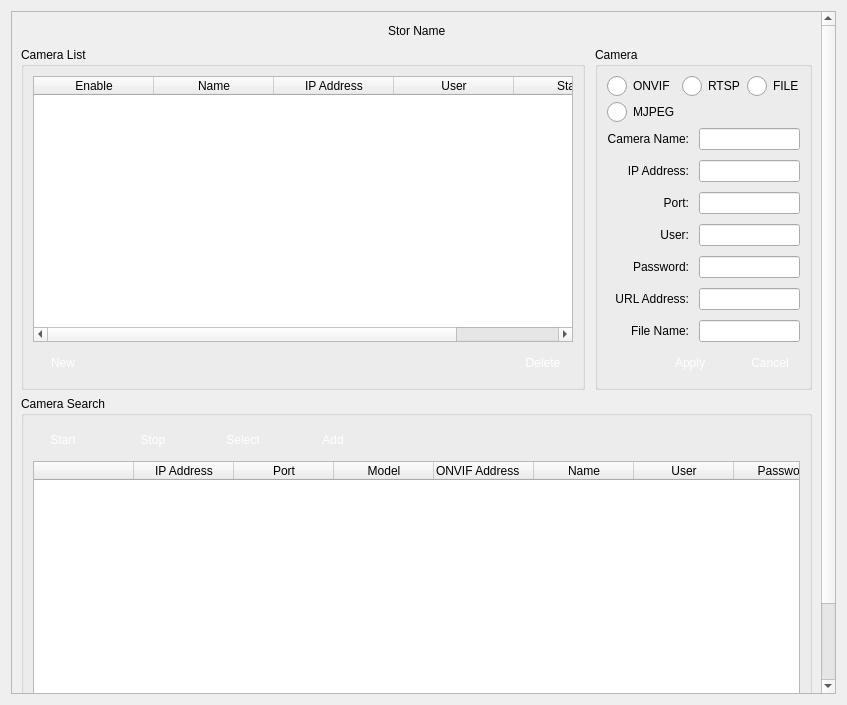
<?xml version="1.0" encoding="UTF-8"?>
<ui version="4.0">
 <class>VidCamAdd</class>
 <widget class="QWidget" name="VidCamAdd">
  <property name="geometry">
   <rect>
    <x>0</x>
    <y>0</y>
    <width>847</width>
    <height>705</height>
   </rect>
  </property>
  <property name="minimumSize">
   <size>
    <width>0</width>
    <height>0</height>
   </size>
  </property>
  <property name="maximumSize">
   <size>
    <width>16777215</width>
    <height>16777215</height>
   </size>
  </property>
  <property name="windowTitle">
   <string>Form</string>
  </property>
  <property name="styleSheet">
   <string notr="true"/>
  </property>
  <layout class="QVBoxLayout" name="verticalLayout_3">
   <item>
    <widget class="QScrollArea" name="scrollArea">
     <property name="widgetResizable">
      <bool>true</bool>
     </property>
     <widget class="QWidget" name="scrollAreaWidgetContents">
      <property name="geometry">
       <rect>
        <x>0</x>
        <y>0</y>
        <width>810</width>
        <height>756</height>
       </rect>
      </property>
      <layout class="QVBoxLayout" name="verticalLayout_5">
       <item>
        <layout class="QHBoxLayout" name="horizontalLayout_2">
         <item>
          <spacer name="horizontalSpacer">
           <property name="orientation">
            <enum>Qt::Horizontal</enum>
           </property>
           <property name="sizeHint" stdset="0">
            <size>
             <width>40</width>
             <height>20</height>
            </size>
           </property>
          </spacer>
         </item>
         <item>
          <widget class="QLabel" name="storName">
           <property name="text">
            <string>Stor Name</string>
           </property>
          </widget>
         </item>
         <item>
          <spacer name="horizontalSpacer_4">
           <property name="orientation">
            <enum>Qt::Horizontal</enum>
           </property>
           <property name="sizeHint" stdset="0">
            <size>
             <width>40</width>
             <height>20</height>
            </size>
           </property>
          </spacer>
         </item>
        </layout>
       </item>
       <item>
        <layout class="QHBoxLayout" name="horizontalLayout">
         <property name="spacing">
          <number>10</number>
         </property>
         <item>
          <widget class="QGroupBox" name="groupBox">
           <property name="title">
            <string>Camera List</string>
           </property>
           <layout class="QVBoxLayout" name="verticalLayout_2">
            <item>
             <widget class="QTableWidget" name="tableWidget">
              <property name="layoutDirection">
               <enum>Qt::LeftToRight</enum>
              </property>
              <property name="sizeAdjustPolicy">
               <enum>QAbstractScrollArea::AdjustToContents</enum>
              </property>
              <property name="editTriggers">
               <set>QAbstractItemView::NoEditTriggers</set>
              </property>
              <property name="selectionMode">
               <enum>QAbstractItemView::SingleSelection</enum>
              </property>
              <property name="selectionBehavior">
               <enum>QAbstractItemView::SelectRows</enum>
              </property>
              <property name="textElideMode">
               <enum>Qt::ElideMiddle</enum>
              </property>
              <property name="verticalScrollMode">
               <enum>QAbstractItemView::ScrollPerItem</enum>
              </property>
              <property name="horizontalScrollMode">
               <enum>QAbstractItemView::ScrollPerItem</enum>
              </property>
              <property name="gridStyle">
               <enum>Qt::SolidLine</enum>
              </property>
              <property name="sortingEnabled">
               <bool>false</bool>
              </property>
              <property name="wordWrap">
               <bool>false</bool>
              </property>
              <property name="cornerButtonEnabled">
               <bool>false</bool>
              </property>
              <property name="columnCount">
               <number>5</number>
              </property>
              <attribute name="horizontalHeaderVisible">
               <bool>true</bool>
              </attribute>
              <attribute name="horizontalHeaderCascadingSectionResizes">
               <bool>false</bool>
              </attribute>
              <attribute name="horizontalHeaderDefaultSectionSize">
               <number>120</number>
              </attribute>
              <attribute name="horizontalHeaderHighlightSections">
               <bool>true</bool>
              </attribute>
              <attribute name="horizontalHeaderMinimumSectionSize">
               <number>50</number>
              </attribute>
              <attribute name="horizontalHeaderStretchLastSection">
               <bool>true</bool>
              </attribute>
              <attribute name="verticalHeaderVisible">
               <bool>true</bool>
              </attribute>
              <attribute name="verticalHeaderHighlightSections">
               <bool>true</bool>
              </attribute>
              <attribute name="verticalHeaderStretchLastSection">
               <bool>false</bool>
              </attribute>
              <column>
               <property name="text">
                <string>Enable</string>
               </property>
              </column>
              <column>
               <property name="text">
                <string>Name</string>
               </property>
              </column>
              <column>
               <property name="text">
                <string>IP Address</string>
               </property>
              </column>
              <column>
               <property name="text">
                <string>User</string>
               </property>
              </column>
              <column>
               <property name="text">
                <string>Status</string>
               </property>
              </column>
             </widget>
            </item>
            <item>
             <layout class="QGridLayout" name="gridLayout_3">
              <property name="horizontalSpacing">
               <number>20</number>
              </property>
              <property name="verticalSpacing">
               <number>0</number>
              </property>
              <item row="0" column="3">
               <widget class="QPushButton" name="pbDelete">
                <property name="minimumSize">
                 <size>
                  <width>60</width>
                  <height>30</height>
                 </size>
                </property>
                <property name="maximumSize">
                 <size>
                  <width>60</width>
                  <height>30</height>
                 </size>
                </property>
                <property name="styleSheet">
                 <string notr="true">QPushButton { 
border:none;
color:white;
background-image: url(:/action/resources/button.png);}
QPushButton:hover {
	background-image: url(:/action/resources/buttonpress.png);}
QPushButton:pressed {
	background-image: url(:/action/resources/button.png);}</string>
                </property>
                <property name="text">
                 <string>Delete</string>
                </property>
                <property name="iconSize">
                 <size>
                  <width>60</width>
                  <height>40</height>
                 </size>
                </property>
               </widget>
              </item>
              <item row="0" column="1">
               <widget class="QPushButton" name="pbNew">
                <property name="minimumSize">
                 <size>
                  <width>60</width>
                  <height>30</height>
                 </size>
                </property>
                <property name="maximumSize">
                 <size>
                  <width>60</width>
                  <height>30</height>
                 </size>
                </property>
                <property name="styleSheet">
                 <string notr="true">QPushButton { 
border:none;
color:white;
background-image: url(:/action/resources/button.png);}
QPushButton:hover {
	background-image: url(:/action/resources/buttonpress.png);}
QPushButton:pressed {
	background-image: url(:/action/resources/button.png);}</string>
                </property>
                <property name="text">
                 <string>New</string>
                </property>
                <property name="iconSize">
                 <size>
                  <width>60</width>
                  <height>40</height>
                 </size>
                </property>
               </widget>
              </item>
              <item row="0" column="2">
               <spacer name="horizontalSpacer_3">
                <property name="orientation">
                 <enum>Qt::Horizontal</enum>
                </property>
                <property name="sizeHint" stdset="0">
                 <size>
                  <width>40</width>
                  <height>20</height>
                 </size>
                </property>
               </spacer>
              </item>
             </layout>
            </item>
           </layout>
          </widget>
         </item>
         <item>
          <widget class="QGroupBox" name="groupBox_2">
           <property name="title">
            <string>Camera</string>
           </property>
           <layout class="QVBoxLayout" name="verticalLayout">
            <item>
             <layout class="QGridLayout" name="gridLayout_4">
              <item row="0" column="3">
               <widget class="QRadioButton" name="radioButtonFile">
                <property name="styleSheet">
                 <string notr="true">QRadioButton::indicator {
    width: 20px;
    height: 20px;
}

QRadioButton::indicator::unchecked {
    image: url(:/action/resources/radiobutton_unchecked.png);
}

QRadioButton::indicator:unchecked:hover {
    image: url(:/action/resources/radiobutton_unchecked_hover.png);
}

QRadioButton::indicator:unchecked:pressed {
    image: url(:/action/resources/radiobutton_unchecked_pressed.png);
}

QRadioButton::indicator::checked {
    image: url(:/action/resources/radiobutton_checked.png);
}

QRadioButton::indicator:checked:hover {
    image: url(:/action/resources/radiobutton_checked_hover.png);
}

QRadioButton::indicator:checked:pressed {
    image: url(:/action/resources/radiobutton_checked_pressed.png);
}</string>
                </property>
                <property name="text">
                 <string>FILE</string>
                </property>
               </widget>
              </item>
              <item row="0" column="1">
               <widget class="QRadioButton" name="radioButtonOnvif">
                <property name="styleSheet">
                 <string notr="true">QRadioButton::indicator {
    width: 20px;
    height: 20px;
}

QRadioButton::indicator::unchecked {
    image: url(:/action/resources/radiobutton_unchecked.png);
}

QRadioButton::indicator:unchecked:hover {
    image: url(:/action/resources/radiobutton_unchecked_hover.png);
}

QRadioButton::indicator:unchecked:pressed {
    image: url(:/action/resources/radiobutton_unchecked_pressed.png);
}

QRadioButton::indicator::checked {
    image: url(:/action/resources/radiobutton_checked.png);
}

QRadioButton::indicator:checked:hover {
    image: url(:/action/resources/radiobutton_checked_hover.png);
}

QRadioButton::indicator:checked:pressed {
    image: url(:/action/resources/radiobutton_checked_pressed.png);
}</string>
                </property>
                <property name="text">
                 <string>ONVIF</string>
                </property>
               </widget>
              </item>
              <item row="0" column="2">
               <widget class="QRadioButton" name="radioButtonRtsp">
                <property name="styleSheet">
                 <string notr="true">QRadioButton::indicator {
    width: 20px;
    height: 20px;
}

QRadioButton::indicator::unchecked {
    image: url(:/action/resources/radiobutton_unchecked.png);
}

QRadioButton::indicator:unchecked:hover {
    image: url(:/action/resources/radiobutton_unchecked_hover.png);
}

QRadioButton::indicator:unchecked:pressed {
    image: url(:/action/resources/radiobutton_unchecked_pressed.png);
}

QRadioButton::indicator::checked {
    image: url(:/action/resources/radiobutton_checked.png);
}

QRadioButton::indicator:checked:hover {
    image: url(:/action/resources/radiobutton_checked_hover.png);
}

QRadioButton::indicator:checked:pressed {
    image: url(:/action/resources/radiobutton_checked_pressed.png);
}</string>
                </property>
                <property name="text">
                 <string>RTSP</string>
                </property>
               </widget>
              </item>
              <item row="1" column="1">
               <widget class="QRadioButton" name="radioButtonMJPEG">
                <property name="styleSheet">
                 <string notr="true">QRadioButton::indicator {
    width: 20px;
    height: 20px;
}

QRadioButton::indicator::unchecked {
    image: url(:/action/resources/radiobutton_unchecked.png);
}

QRadioButton::indicator:unchecked:hover {
    image: url(:/action/resources/radiobutton_unchecked_hover.png);
}

QRadioButton::indicator:unchecked:pressed {
    image: url(:/action/resources/radiobutton_unchecked_pressed.png);
}

QRadioButton::indicator::checked {
    image: url(:/action/resources/radiobutton_checked.png);
}

QRadioButton::indicator:checked:hover {
    image: url(:/action/resources/radiobutton_checked_hover.png);
}

QRadioButton::indicator:checked:pressed {
    image: url(:/action/resources/radiobutton_checked_pressed.png);
}</string>
                </property>
                <property name="text">
                 <string>MJPEG</string>
                </property>
               </widget>
              </item>
             </layout>
            </item>
            <item>
             <layout class="QGridLayout" name="gridLayout">
              <property name="topMargin">
               <number>0</number>
              </property>
              <property name="spacing">
               <number>10</number>
              </property>
              <item row="8" column="1">
               <widget class="QLineEdit" name="lineEditRtspAddr">
                <property name="maximumSize">
                 <size>
                  <width>300</width>
                  <height>16777215</height>
                 </size>
                </property>
               </widget>
              </item>
              <item row="4" column="0">
               <widget class="QLabel" name="labelIP_2">
                <property name="text">
                 <string>IP Address:</string>
                </property>
                <property name="alignment">
                 <set>Qt::AlignRight|Qt::AlignTrailing|Qt::AlignVCenter</set>
                </property>
               </widget>
              </item>
              <item row="10" column="1">
               <widget class="QLineEdit" name="lineEditFile">
                <property name="maximumSize">
                 <size>
                  <width>300</width>
                  <height>16777215</height>
                 </size>
                </property>
               </widget>
              </item>
              <item row="10" column="0">
               <widget class="QLabel" name="labelName_4">
                <property name="text">
                 <string>File Name:</string>
                </property>
                <property name="alignment">
                 <set>Qt::AlignRight|Qt::AlignTrailing|Qt::AlignVCenter</set>
                </property>
               </widget>
              </item>
              <item row="8" column="0">
               <widget class="QLabel" name="labelName_3">
                <property name="text">
                 <string>URL Address:</string>
                </property>
                <property name="alignment">
                 <set>Qt::AlignRight|Qt::AlignTrailing|Qt::AlignVCenter</set>
                </property>
               </widget>
              </item>
              <item row="5" column="0">
               <widget class="QLabel" name="labelPort_2">
                <property name="text">
                 <string>Port:</string>
                </property>
                <property name="alignment">
                 <set>Qt::AlignRight|Qt::AlignTrailing|Qt::AlignVCenter</set>
                </property>
               </widget>
              </item>
              <item row="5" column="1">
               <widget class="QLineEdit" name="lineEditPort">
                <property name="maximumSize">
                 <size>
                  <width>300</width>
                  <height>16777215</height>
                 </size>
                </property>
               </widget>
              </item>
              <item row="7" column="1">
               <widget class="QLineEdit" name="lineEditPassword">
                <property name="maximumSize">
                 <size>
                  <width>300</width>
                  <height>16777215</height>
                 </size>
                </property>
               </widget>
              </item>
              <item row="3" column="0">
               <widget class="QLabel" name="labelName">
                <property name="text">
                 <string>Camera Name:</string>
                </property>
                <property name="alignment">
                 <set>Qt::AlignRight|Qt::AlignTrailing|Qt::AlignVCenter</set>
                </property>
               </widget>
              </item>
              <item row="6" column="0">
               <widget class="QLabel" name="labelUser_2">
                <property name="text">
                 <string>User:</string>
                </property>
                <property name="alignment">
                 <set>Qt::AlignRight|Qt::AlignTrailing|Qt::AlignVCenter</set>
                </property>
               </widget>
              </item>
              <item row="7" column="0">
               <widget class="QLabel" name="labelPassword_2">
                <property name="text">
                 <string>Password:</string>
                </property>
                <property name="alignment">
                 <set>Qt::AlignRight|Qt::AlignTrailing|Qt::AlignVCenter</set>
                </property>
               </widget>
              </item>
              <item row="4" column="1">
               <widget class="QLineEdit" name="lineEditIP">
                <property name="maximumSize">
                 <size>
                  <width>300</width>
                  <height>16777215</height>
                 </size>
                </property>
               </widget>
              </item>
              <item row="6" column="1">
               <widget class="QLineEdit" name="lineEditUser">
                <property name="maximumSize">
                 <size>
                  <width>300</width>
                  <height>16777215</height>
                 </size>
                </property>
               </widget>
              </item>
              <item row="3" column="1">
               <widget class="QLineEdit" name="lineEditName">
                <property name="maximumSize">
                 <size>
                  <width>300</width>
                  <height>16777215</height>
                 </size>
                </property>
               </widget>
              </item>
             </layout>
            </item>
            <item>
             <spacer name="verticalSpacer">
              <property name="orientation">
               <enum>Qt::Vertical</enum>
              </property>
              <property name="sizeHint" stdset="0">
               <size>
                <width>20</width>
                <height>40</height>
               </size>
              </property>
             </spacer>
            </item>
            <item>
             <layout class="QGridLayout" name="gridLayout_2">
              <property name="horizontalSpacing">
               <number>20</number>
              </property>
              <property name="verticalSpacing">
               <number>0</number>
              </property>
              <item row="0" column="2">
               <widget class="QPushButton" name="pbCancel">
                <property name="minimumSize">
                 <size>
                  <width>60</width>
                  <height>30</height>
                 </size>
                </property>
                <property name="maximumSize">
                 <size>
                  <width>60</width>
                  <height>30</height>
                 </size>
                </property>
                <property name="styleSheet">
                 <string notr="true">QPushButton { 
border:none;
color:white;
background-image: url(:/action/resources/button.png);}
QPushButton:hover {
	background-image: url(:/action/resources/buttonpress.png);}
QPushButton:pressed {
	background-image: url(:/action/resources/button.png);}</string>
                </property>
                <property name="text">
                 <string>Cancel</string>
                </property>
                <property name="iconSize">
                 <size>
                  <width>60</width>
                  <height>40</height>
                 </size>
                </property>
               </widget>
              </item>
              <item row="0" column="1">
               <widget class="QPushButton" name="pbApply">
                <property name="minimumSize">
                 <size>
                  <width>60</width>
                  <height>30</height>
                 </size>
                </property>
                <property name="maximumSize">
                 <size>
                  <width>60</width>
                  <height>30</height>
                 </size>
                </property>
                <property name="styleSheet">
                 <string notr="true">QPushButton { 
border:none;
color:white;
background-image: url(:/action/resources/button.png);}
QPushButton:hover {
	background-image: url(:/action/resources/buttonpress.png);}
QPushButton:pressed {
	background-image: url(:/action/resources/button.png);}</string>
                </property>
                <property name="text">
                 <string>Apply</string>
                </property>
                <property name="iconSize">
                 <size>
                  <width>60</width>
                  <height>40</height>
                 </size>
                </property>
               </widget>
              </item>
              <item row="0" column="0">
               <spacer name="horizontalSpacer_2">
                <property name="orientation">
                 <enum>Qt::Horizontal</enum>
                </property>
                <property name="sizeHint" stdset="0">
                 <size>
                  <width>40</width>
                  <height>20</height>
                 </size>
                </property>
               </spacer>
              </item>
             </layout>
            </item>
           </layout>
          </widget>
         </item>
        </layout>
       </item>
       <item>
        <widget class="QGroupBox" name="groupBox_3">
         <property name="title">
          <string>Camera Search</string>
         </property>
         <layout class="QVBoxLayout" name="verticalLayout_4">
          <item>
           <layout class="QHBoxLayout" name="horizontalLayout_3">
            <property name="spacing">
             <number>30</number>
            </property>
            <item>
             <widget class="QPushButton" name="pushButtonStart">
              <property name="minimumSize">
               <size>
                <width>60</width>
                <height>30</height>
               </size>
              </property>
              <property name="maximumSize">
               <size>
                <width>60</width>
                <height>30</height>
               </size>
              </property>
              <property name="styleSheet">
               <string notr="true">QPushButton { 
border:none;
color:white;
background-image: url(:/action/resources/button.png);}
QPushButton:hover {
	background-image: url(:/action/resources/buttonpress.png);}
QPushButton:pressed {
	background-image: url(:/action/resources/button.png);}
</string>
              </property>
              <property name="text">
               <string>Start</string>
              </property>
             </widget>
            </item>
            <item>
             <widget class="QPushButton" name="pushButtonStop">
              <property name="minimumSize">
               <size>
                <width>60</width>
                <height>30</height>
               </size>
              </property>
              <property name="maximumSize">
               <size>
                <width>60</width>
                <height>30</height>
               </size>
              </property>
              <property name="autoFillBackground">
               <bool>false</bool>
              </property>
              <property name="styleSheet">
               <string notr="true">QPushButton { 
border:none;
color:white;
background-image: url(:/action/resources/button.png);}
QPushButton:hover {
	background-image: url(:/action/resources/buttonpress.png);}
QPushButton:pressed {
	background-image: url(:/action/resources/button.png);}
</string>
              </property>
              <property name="text">
               <string>Stop</string>
              </property>
             </widget>
            </item>
            <item>
             <widget class="QPushButton" name="pushButtonSelect">
              <property name="minimumSize">
               <size>
                <width>60</width>
                <height>30</height>
               </size>
              </property>
              <property name="maximumSize">
               <size>
                <width>60</width>
                <height>30</height>
               </size>
              </property>
              <property name="styleSheet">
               <string notr="true">QPushButton { 
border:none;
color:white;
background-image: url(:/action/resources/button.png);}
QPushButton:hover {
	background-image: url(:/action/resources/buttonpress.png);}
QPushButton:pressed {
	background-image: url(:/action/resources/button.png);}
</string>
              </property>
              <property name="text">
               <string>Select</string>
              </property>
             </widget>
            </item>
            <item>
             <widget class="QPushButton" name="pushButtonAdd">
              <property name="minimumSize">
               <size>
                <width>60</width>
                <height>30</height>
               </size>
              </property>
              <property name="maximumSize">
               <size>
                <width>60</width>
                <height>30</height>
               </size>
              </property>
              <property name="styleSheet">
               <string notr="true">QPushButton { 
border:none;
color:white;
background-image: url(:/action/resources/button.png);}
QPushButton:hover {
	background-image: url(:/action/resources/buttonpress.png);}
QPushButton:pressed {
	background-image: url(:/action/resources/button.png);}
</string>
              </property>
              <property name="text">
               <string>Add</string>
              </property>
             </widget>
            </item>
            <item>
             <spacer name="horizontalSpacer_5">
              <property name="orientation">
               <enum>Qt::Horizontal</enum>
              </property>
              <property name="sizeHint" stdset="0">
               <size>
                <width>40</width>
                <height>20</height>
               </size>
              </property>
             </spacer>
            </item>
           </layout>
          </item>
          <item>
           <widget class="QTableWidget" name="tableSearch">
            <property name="minimumSize">
             <size>
              <width>0</width>
              <height>300</height>
             </size>
            </property>
            <property name="frameShape">
             <enum>QFrame::StyledPanel</enum>
            </property>
            <property name="frameShadow">
             <enum>QFrame::Sunken</enum>
            </property>
            <property name="lineWidth">
             <number>1</number>
            </property>
            <property name="autoScroll">
             <bool>true</bool>
            </property>
            <property name="textElideMode">
             <enum>Qt::ElideLeft</enum>
            </property>
            <property name="verticalScrollMode">
             <enum>QAbstractItemView::ScrollPerItem</enum>
            </property>
            <property name="wordWrap">
             <bool>true</bool>
            </property>
            <attribute name="horizontalHeaderDefaultSectionSize">
             <number>100</number>
            </attribute>
            <attribute name="horizontalHeaderMinimumSectionSize">
             <number>23</number>
            </attribute>
            <attribute name="horizontalHeaderStretchLastSection">
             <bool>true</bool>
            </attribute>
            <attribute name="verticalHeaderVisible">
             <bool>true</bool>
            </attribute>
            <attribute name="verticalHeaderCascadingSectionResizes">
             <bool>true</bool>
            </attribute>
            <attribute name="verticalHeaderDefaultSectionSize">
             <number>23</number>
            </attribute>
            <attribute name="verticalHeaderMinimumSectionSize">
             <number>23</number>
            </attribute>
            <attribute name="verticalHeaderShowSortIndicator" stdset="0">
             <bool>false</bool>
            </attribute>
            <attribute name="verticalHeaderStretchLastSection">
             <bool>false</bool>
            </attribute>
            <column>
             <property name="text">
              <string/>
             </property>
            </column>
            <column>
             <property name="text">
              <string>IP Address</string>
             </property>
            </column>
            <column>
             <property name="text">
              <string>Port</string>
             </property>
            </column>
            <column>
             <property name="text">
              <string>Model</string>
             </property>
            </column>
            <column>
             <property name="text">
              <string>ONVIF Address</string>
             </property>
             <property name="textAlignment">
              <set>AlignJustify|AlignVCenter</set>
             </property>
            </column>
            <column>
             <property name="text">
              <string>Name</string>
             </property>
            </column>
            <column>
             <property name="text">
              <string>User</string>
             </property>
            </column>
            <column>
             <property name="text">
              <string>Password</string>
             </property>
            </column>
           </widget>
          </item>
         </layout>
        </widget>
       </item>
      </layout>
     </widget>
    </widget>
   </item>
  </layout>
 </widget>
 <resources>
  <include location="../../main/vscmainwindows.qrc"/>
 </resources>
 <connections/>
</ui>
